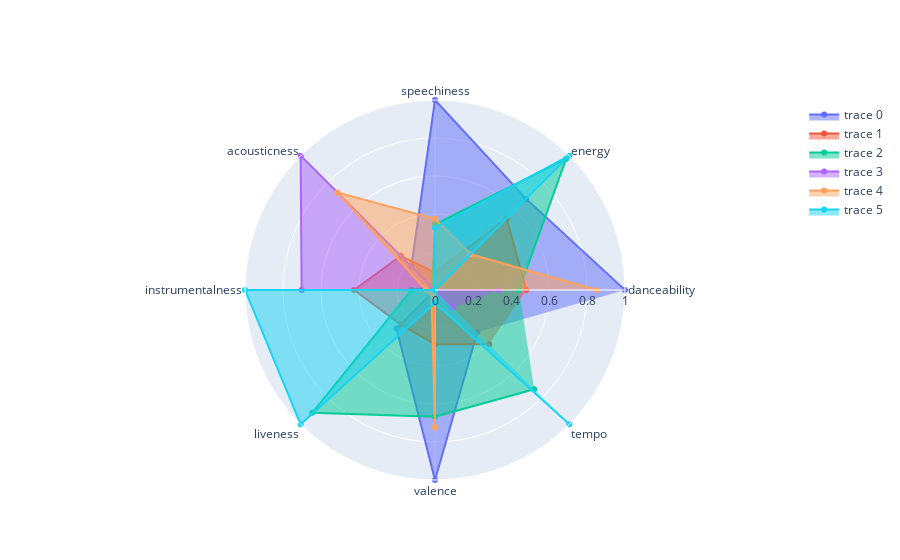

Notebook cell for this chart:
### Code cell
import plotly.graph_objects as go
from sklearn.preprocessing import MinMaxScaler

cluster_mean = clustering_df.groupby(['Cluster']).mean()

x = cluster_mean.values #returns a numpy array
min_max_scaler = MinMaxScaler()
x_scaled = min_max_scaler.fit_transform(x)
cluster_mean = pd.DataFrame(x_scaled)

categories = ['danceability','energy','speechiness','acousticness', 'instrumentalness','liveness','valence','tempo']

fig = go.Figure()

for index, row in cluster_mean.iterrows():
    fig.add_trace(go.Scatterpolar(
      r=row,
      theta=categories,
      fill='toself',
    ))

fig.update_layout(
  polar=dict(
    radialaxis=dict(
      visible=True,
      range=[0, 1]
    )),
  showlegend=True
)

fig.show()
#fig.write_image("radar.png")

### Figure 1 — Plotly figure (JSON) as saved in the notebook; plotly's stock layout.template omitted (floating-point values rounded to 4 significant figures)
{"data": [{"fill": "toself", "r": [1, 0.6783, 1, 0.1759, 0, 0.2867, 1, 0.3148], "theta": ["danceability", "energy", "speechiness", "acousticness", "instrumentalness", "liveness", "valence", "tempo"], "type": "scatterpolar"}, {"fill": "toself", "r": [0.4809, 0.5325, 0.09118, 0.2545, 0.4256, 0.256, 0.2855, 0.4031], "theta": ["danceability", "energy", "speechiness", "acousticness", "instrumentalness", "liveness", "valence", "tempo"], "type": "scatterpolar"}, {"fill": "toself", "r": [0.4425, 0.9753, 0.3458, 0.02138, 0.1232, 0.9141, 0.6673, 0.7381], "theta": ["danceability", "energy", "speechiness", "acousticness", "instrumentalness", "liveness", "valence", "tempo"], "type": "scatterpolar"}, {"fill": "toself", "r": [0.3352, 0, 0, 1, 0.702, 0, 0, 0.1313], "theta": ["danceability", "energy", "speechiness", "acousticness", "instrumentalness", "liveness", "valence", "tempo"], "type": "scatterpolar"}, {"fill": "toself", "r": [0.8524, 0.2662, 0.3748, 0.7255, 0.04699, 0.02645, 0.7229, 0], "theta": ["danceability", "energy", "speechiness", "acousticness", "instrumentalness", "liveness", "valence", "tempo"], "type": "scatterpolar"}, {"fill": "toself", "r": [0, 1, 0.3281, 0, 1.0, 1, 0.06768, 1], "theta": ["danceability", "energy", "speechiness", "acousticness", "instrumentalness", "liveness", "valence", "tempo"], "type": "scatterpolar"}], "layout": {"polar": {"radialaxis": {"range": [0, 1], "visible": true}}, "showlegend": true}}
